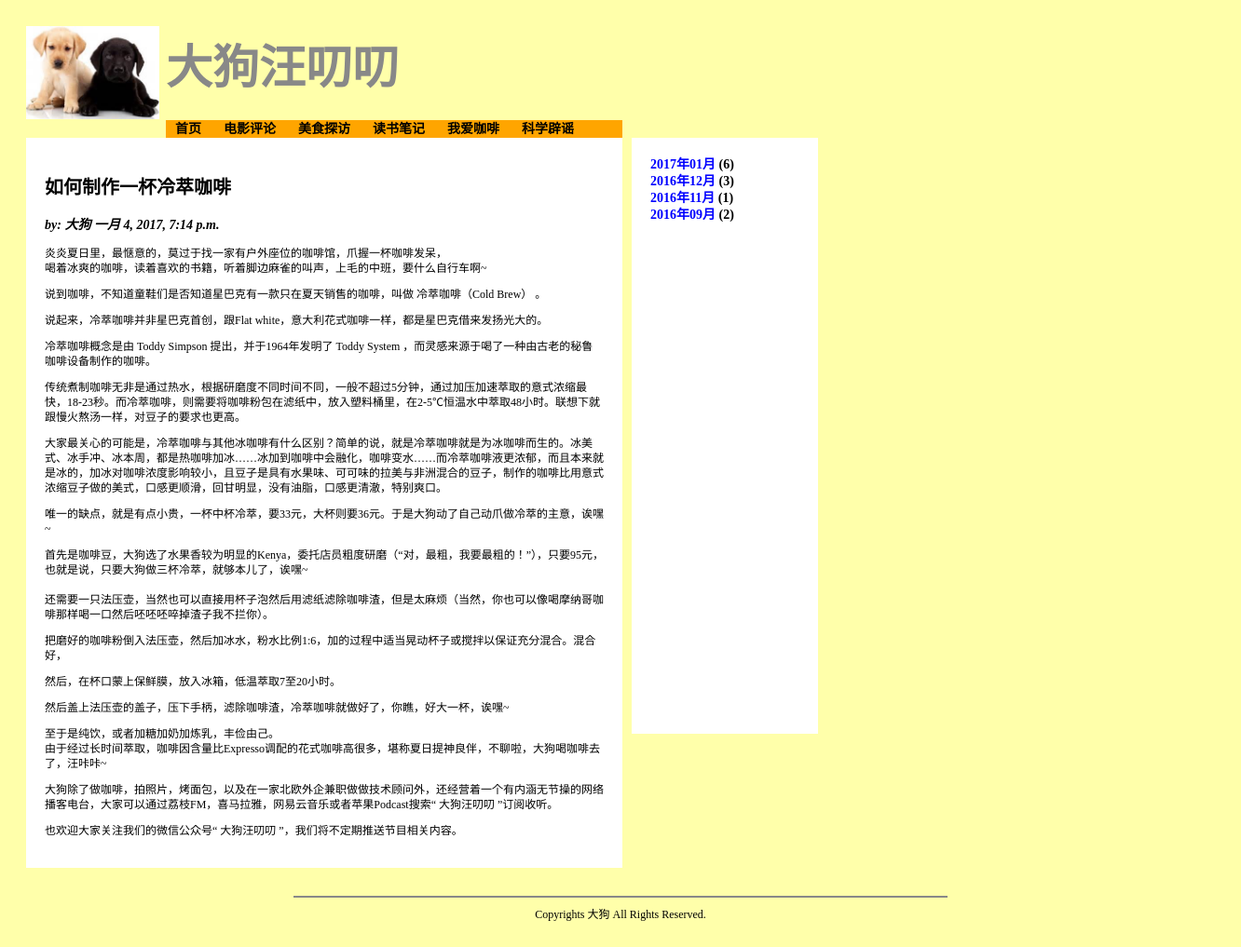
The app's page /blog/article/9 with its own data.
### blog/models.py (models this page shows, shortened)
class Category(models.Model):
	name = models.CharField(max_length = 20, verbose_name = '分类名称')
	class Meta:
		verbose_name = '分类'
		verbose_name_plural = '分类'

class Article(models.Model):
	title = models.CharField(max_length = 100, verbose_name = '标题')
	author = models.CharField(max_length = 30, verbose_name = '作者')
	body = models.TextField(verbose_name = '内容')
	category = models.ForeignKey(Category, null = True, on_delete = models.SET_NULL)
	timestamp = models.DateTimeField(verbose_name = '发布日期')
	class Meta:
		verbose_name = '文章'
		verbose_name_plural = '文章'

### blog/views.py (the view)
# urls.py: url(r'^article/(?P<articleID>[\d]+)', views.article, name = 'article'),
def article(request, articleID):
    template = loader.get_template('blog/article.html')
    article = Article.objects.get(id = articleID)
    categories = Category.objects.all();
    archives = getArchiveItems()
    context = {
        'article': article,
        'categories':categories,
        'archives':archives,
    }
    return HttpResponse(template.render(context, request))

### blog/views.py (called while the page is built)
def getArchiveItems():
    cursor = connection.cursor()
    sql = '''select distinct strftime('%Y年%m月',timestamp) postMonth,count(*) articleCount
            from blog_article
            group by postMonth
            order by postMonth desc;'''
    cursor.execute(sql)
    resultList = []
    yearMonthRegEx = re.compile(r'(?P<year>[\d]{4})\D+(?P<month>[\d]{2})\D+')
    dataRows = cursor.fetchall()
    for row in dataRows:
        resultItem = archiveItem()
        resultItem.displayText = row[0]
        resultItem.articleCount = row[1]
        yearMonthMatchObject = re.match(yearMonthRegEx, row[0])
        if yearMonthMatchObject is not None:
            resultItem.year = yearMonthMatchObject.group('year')
            resultItem.month = yearMonthMatchObject.group('month')
        resultList.append(resultItem)
    return resultList

### blog/templates/blog/article.html (shortened to what this page needs)
{% extends "blog/base.html" %}
{% load static %}
{% block content %}
    <h2 class="articleTitle">{{article.title}}</h2>
    <p class="articleAuthor">by: {{article.author}} {{article.timestamp}}</p>
    <span class="articleBody">{{article.body|linebreaks}}</span>
{% endblock %}

### blog/templates/blog/header.html
{% load static %}
<div id="headerLogoSection">
	<img src="{% static 'blog/images/logo.jpeg' %}" style="height:100px;" />
</div>
<div id="headerTitleSection">
	<span class="siteTitle">大狗汪叨叨</span>
</div>
<div id="headerNavSection">
    <span class="categoryItem">
        <a class="categoryLink" href="{% url 'index' %}">首页</a>
    </span>
    {% for category in categories %}
    <span class="categoryItem">
        <a class="categoryLink" href="{% url 'category' category.id %}">{{category.name}}</a>
    </span>
    {% endfor %}
</div>

### blog/static/blog/css/style.css (style rules this page uses)
body { background-color: #FFFFAA; position: relative; padding: 20px; }
#headerLogoSection { top: 0px; left: 0px; position:relative; }
#headerTitleSection { top:-100px; left: 150px; position:relative; }
#headerNavSection { background-color: orange; position: relative; height: 20px; width: 490px; top: -75px; left: 150px }
.siteTitle { font-family: STHeiti,SimHei; font-size: 50px; font-weight: bold; text-decoration: none; color: #888888; }
.articleTitle { font-family: STHeiti,SimHei; font-size: 20px; font-weight: bold; text-decoration: none; color: black; }
.articleAuthor { font-family: STSong,SimSum; font-size: 14px; font-weight: bold; text-decoration: none; font-style: italic; color: black; }
.articleBody { font-family: STSong,SimSum; font-size: 12px; line-height: 16px; font-weight: normal; text-decoration: none; color: black; }
a:link,active,hover,visited { font-family: STSong,SimSum; font-size: 12px; line-height: 16px; font-weight: bold; text-decoration: none; color: blue; }
a.categoryLink:link,active,hover,visited { font-family: STSong,SimSum; font-size: 14px; line-height: 18px; font-weight: bold; text-decoration: none; color: #000000; }
.categoryItem { padding-left: 10px; padding-right: 10px; min-width: 80px; text-align: center;; }

### records on screen
Category: name "电影评论"
Category: name "美食探访"
Category: name "读书笔记"
Category: name "我爱咖啡"
Category: name "科学辟谣"
Article: title "如何制作一杯冷萃咖啡", author "大狗", timestamp "一月 4, 2017, 7:14 p.m.", body "炎炎夏日里，最惬意的，莫过于找一家有户外座位的咖啡馆，爪握一杯咖啡发呆， 喝着冰爽的咖啡，读着喜欢的书籍，听着脚边麻雀的叫声，上毛的中班，要什么自行车啊~ 说到咖啡，不知道童鞋们是否知道星巴克有一款只在夏天销售的咖啡，叫做 冷萃咖啡（Cold Brew） 。 说起来，冷萃咖啡并非星巴克首创，跟Flat white，意大利花式咖啡一样，都是星巴克借来发扬光大的。 冷萃咖啡概念是由 Toddy Simpson 提出，并于1964年发明了 Toddy System ，而灵感来源于喝了一种由古老的秘鲁咖啡设备制作的咖啡。 传统煮制咖啡无非是通过热水，根据研磨度不同时间不同，一般不超过5分钟，通过加压加速萃取的意式浓缩最快，18-23秒。而冷萃咖啡，则需要将咖啡粉包在滤纸中，放入塑料桶里，在2-5℃恒温水中萃取48小时。联想下就跟慢火熬汤一样，对豆子的要求也更高。 大家最关心的可能是，冷萃咖啡与其他冰咖啡有什么区别？简单的说，就是冷萃咖啡就是为冰咖啡而生的。冰美式、冰手冲、冰本周，都是热咖啡加冰……冰加到咖啡中会融化，咖啡变水……而冷萃咖啡液更浓郁，而且本来就是冰的，加冰对咖啡浓度影响较小，且豆子是具有水果味、可可味的拉美与非洲混合的豆子，制作的咖啡比用意式浓缩豆子做的美式，口感更顺滑，回甘明显，没有油脂，口感更清澈，特别爽口。 唯一的缺点，就是有点小贵，一杯中杯冷萃，要33元，大杯则要36元。于是大狗动了自己动爪做冷萃的主意，诶嘿~…"

### other values on screen
{{ archive.displayText }} "2017年01月" "2016年12月" "2016年11月" "2016年09月"
{{ archive.articleCount }} "6" "3" "1" "2"
